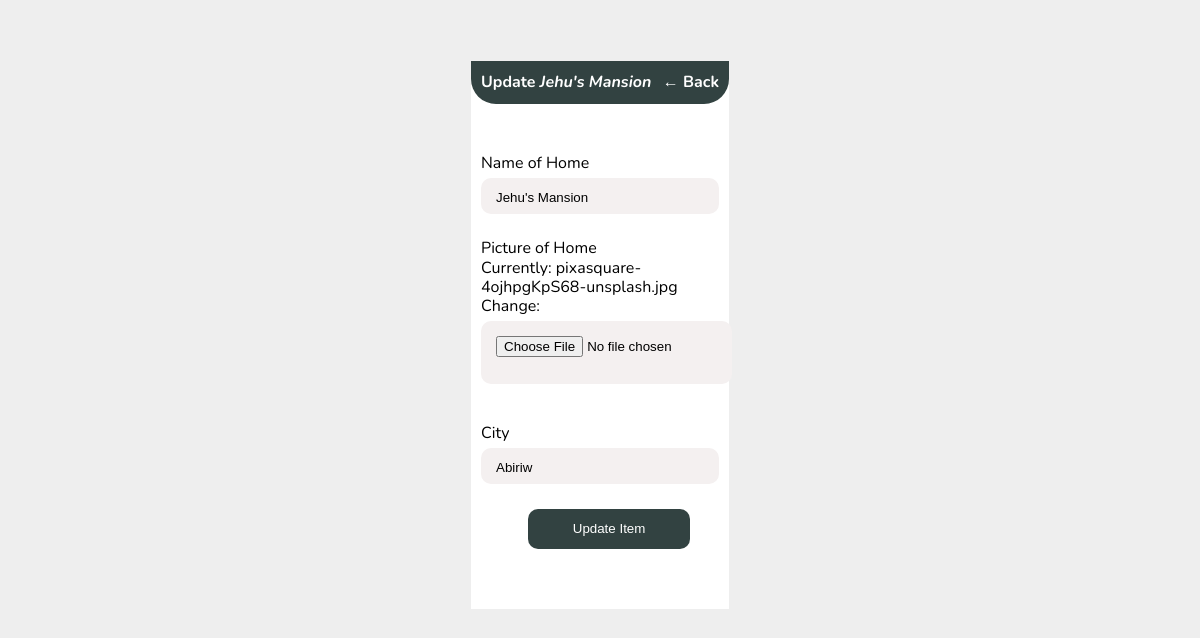
The page /update-home/8/ on the database as committed earlier.
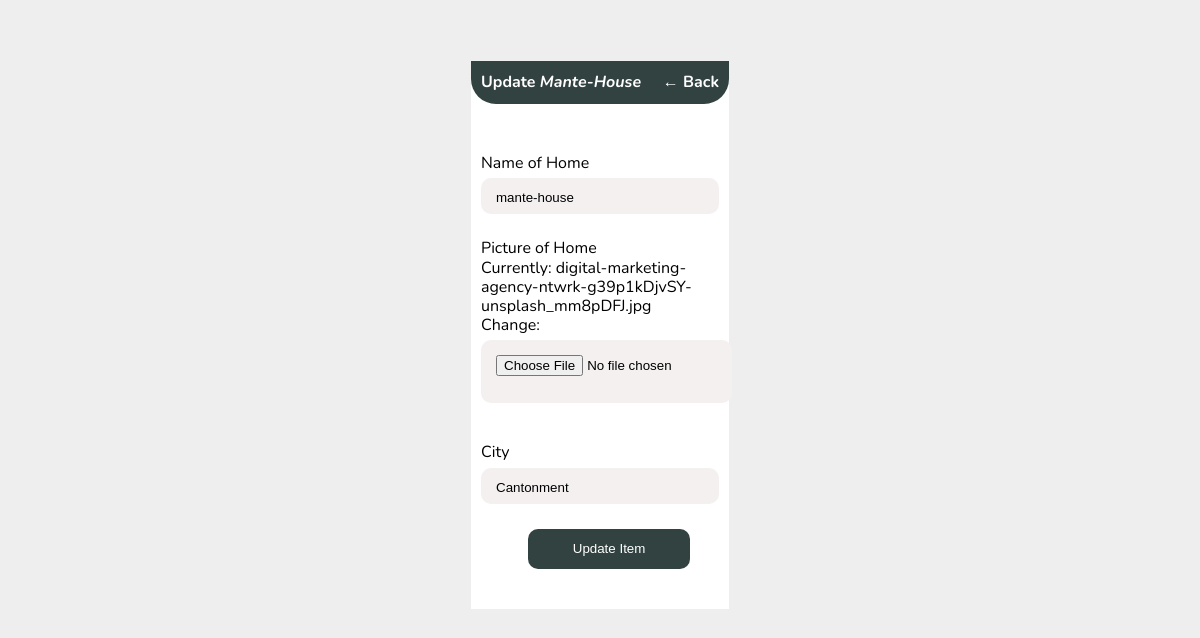
The same page on the database as committed later.
### base/models.py (models this page shows, shortened)
class Home(models.Model):
    name = models.CharField(max_length=200)
    owner = models.ForeignKey(User, on_delete=models.CASCADE, null=True)
    city = models.ForeignKey(City, on_delete=models.SET_NULL, null= True)
    created = models.DateTimeField(auto_now_add=True)
    house_pic = models.ImageField(null = True)
    class Meta:
        ordering = ['-created']

class City(models.Model):
    name = models.CharField(max_length=200)

### base/views.py (the view, shortened to what this page needs)
# urls.py: path('update-home/<str:pk>/', views.updateHome, name = 'update-home'),
def updateHome(request, pk):
    home = Home.objects.get(id = pk)
    form = homeForm(instance=home)
    cities = City.objects.all()
    context = {'form':form,'cities':cities, 'home':home}
    return render(request, 'base/add-home.html', context)

### base/forms.py
class homeForm(ModelForm):
    class Meta:
        model = Home
        fields = ['name', 'house_pic', 'city']

### base/templates/base/add-home.html (shortened to what this page needs)
{% extends 'main.html' %}
{% block content %}
<head>
    {% load static %}
    <link rel="stylesheet" href="{% static 'styles/item.css' %}">
    <link rel="stylesheet" href="{% static 'styles/login.css' %}">
</head>
<div class="container">
    <div class="top-header clearfix">
        {% if not home %}
        <p style="display: inline; text-transform: capitalize;">Add Home</p>
        {% else %}
        <p style="display: inline; text-transform: capitalize;">Update <i>{{home.name}}</i></p>
        {% endif %}
        <p style="float: right;"> <a style="color: #fff;" href="{% url 'home' %}">&#8592; Back</a></p>
    </div>
    <form action="" method="POST" enctype="multipart/form-data">
        <div class="form-container">
            <div class="inner-cont">
                <div>
                    <label for="">Name of Home</label>
                </div>
                <div>
                    {{form.name}}
                </div>
            </div>
            <div class="inner-cont">
                <div>
                    <label for="">Picture of Home</label>
                </div>
                <div>
                    {{form.house_pic}}
                </div>
            </div>
            <div style="margin-top: 30px;" class="inner-cont">
                <div>
                    <label for="">City</label>
                </div>
                <div>
                    <input type="text" name = "city" list = "city-list" value="{{home.city.name}}" required>
                </div>
            </div>
        </div>
        <div>
            {% if not home %}
            <input id="buttons" type="submit" value="Add Home">
            {% else %}
            <input id="buttons" type="submit" value="Update Item">
            {% endif %}
        </div>
    </form>
</div>
{% endblock content %}

Rows that differ between the two databases and show on the page:
changed Home: name "Jehu's Mansion" → "Mante-House"; name "Jehu's Mansion" → "mante-house"; city "Abiriw" → "Cantonment"
Other text that changed with them:
text no longer shown: "Currently: pixasquare-4ojhpgKpS68-unsplash.jpg Change:"
text now shown: "Currently: digital-marketing-agency-ntwrk-g39p1kDjvSY-unsplash_mm8pDFJ.jpg Change:"
